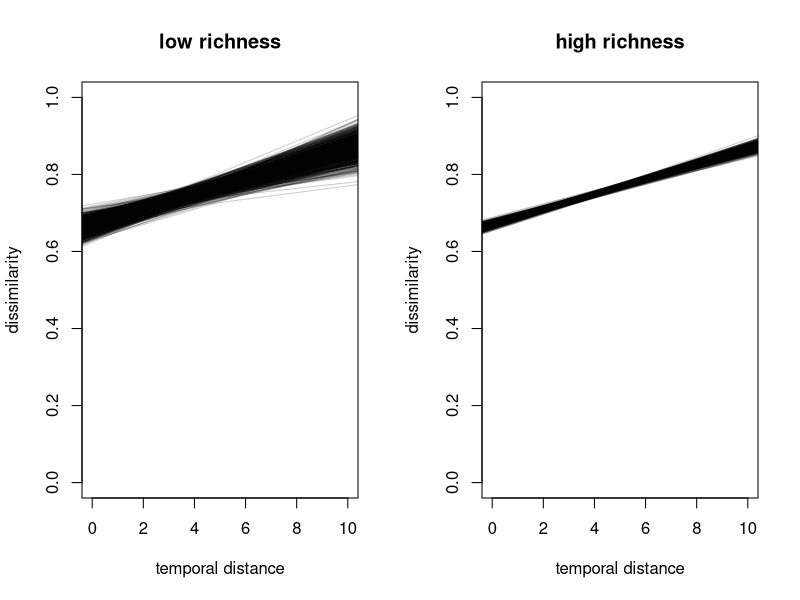
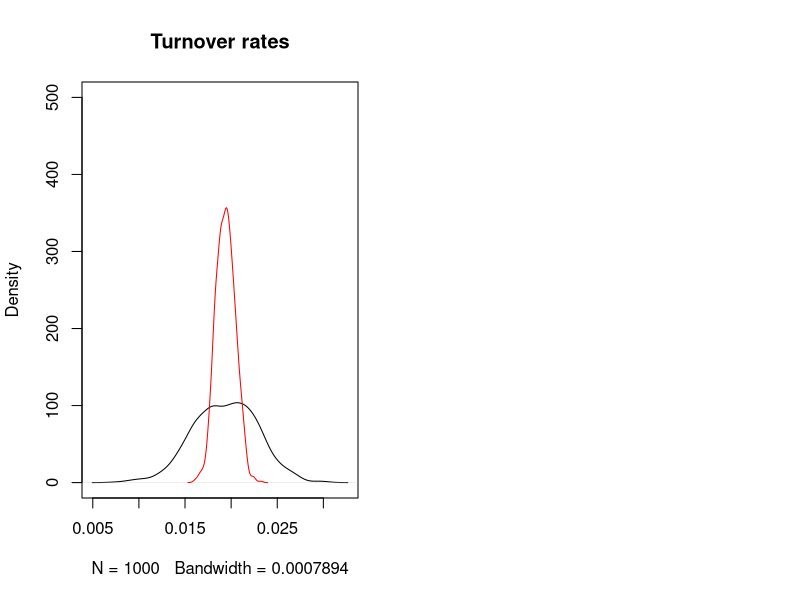

The R source for these figures, in order:
## ---- chunk 1
# set parameters for simulations
require(vegan)
require(reshape2)
require(data.table)
lown <- 100 # number of species in low richness treatment
highn <- 1000 # number of species in high richness treatment
ngen <- 10 # number of sampling periods
frac <- 0.05 # fraction of species added and removed each sampling period
prob <- 0.5 # probability of seeing a species that is present
reps <- 1000 # number of times to repeat the sampling
set.seed(1001)
## ---- chunk 2
# make the communities
low <- matrix(c(rep(1, lown), rep(0, 2*lown*ngen - lown)), nrow=2*lown, ncol = ngen) # rows are species. in first time step, half are present
high <- matrix(c(rep(1, highn), rep(0, 2*highn*ngen - highn)), nrow = 2*highn, ncol = ngen)
for(i in 2:10){
    low[,i] <- low[,i-1] * c(rep(0, (i-1)*frac*lown), rep(1, 2*lown - (i-1)*frac*lown)) + c(rep(0, lown + (i-2)*frac*lown), rep(1, frac*lown), rep(0, lown - (i-1)*frac*lown)) # remove frac existing species and add frac new species
    high[,i] <- high[,i-1] * c(rep(0, (i-1)*frac*highn), rep(1, 2*highn - (i-1)*frac*highn)) + c(rep(0, highn + (i-2)*frac*highn), rep(1, frac*highn), rep(0, highn - (i-1)*frac*highn))
}

# calculate dissimilarities
lowdist <- vegdist(t(low), method='jaccard', binary=TRUE) # vegan expects spp in columns
highdist <- vegdist(t(high), method='jaccard', binary=TRUE)

# examine distances
print('low species richness')
lowdist
print('high species richness')
highdist
## ---- chunk 3
for(i in 1:reps){
    if(i %% 50 == 0) cat(paste0('#', i, " "))
    # make the observed communities with only X% of species observed
    lowobs <- low * sample(c(rep(1, prob*2*lown*ngen), rep(0, (1-prob)*2*lown*ngen)), 2*lown*ngen, replace=FALSE) # turn X% of obs to absent, randomly
    highobs <- high * sample(c(rep(1, prob*2*highn*ngen), rep(0, (1-prob)*2*highn*ngen)), 2*highn*ngen, replace=FALSE)
    
    
    # calculate dissimilarities
    lowobsdist <- as.matrix(vegdist(t(lowobs), method='jaccard', binary=TRUE)) # vegan expects spp in columns
    highobsdist <- as.matrix(vegdist(t(highobs), method='jaccard', binary=TRUE))
    
    # examine distances (first example only)
    if(i == 1){
        print('low species richness with obs error')
        print(lowobsdist)
        print('high species richness')
        print(highobsdist)
    }
    
    # convert to long format (only one triangle)
    dimnames(lowobsdist) <- list(1:ngen, 1:ngen)
    lownms <- t(combn(colnames(lowobsdist), 2))
    thislowobslong <- data.frame(lownms, dist=lowobsdist[lownms])
    thislowobslong$rep <- i
    
    dimnames(highobsdist) <- list(1:ngen, 1:ngen)
    highnms <- t(combn(colnames(highobsdist), 2))
    thishighobslong <- data.frame(highnms, dist=highobsdist[highnms])
    thishighobslong$rep <- i
    
    if(i == 1){
        lowobslong <- thislowobslong
        highobslong <- thishighobslong
    } else {
        lowobslong <- rbind(lowobslong, thislowobslong)
        highobslong <- rbind(highobslong, thishighobslong)
    }
}

lowobslong$X1 <- as.numeric(lowobslong$X1)
lowobslong$X2 <- as.numeric(lowobslong$X2)

highobslong$X1 <- as.numeric(highobslong$X1)
highobslong$X2 <- as.numeric(highobslong$X2)

lowobslong <- data.table(lowobslong)
highobslong <- data.table(highobslong)
## ---- chunk 4
lowslopes <- lowobslong[, as.list(coef(lm(dist ~ I(X2-X1)))), by=rep]
highslopes <- highobslong[, as.list(coef(lm(dist ~ I(X2-X1)))), by=rep]
setnames(lowslopes, c('rep', 'int', 'slope'))
setnames(highslopes, c('rep', 'int', 'slope'))

print('low richness slopes')
lowslopes[, summary(slope)]

print('high richness slopes')
highslopes[, summary(slope)]
## ---- chunk 5
par(mfrow=c(1,2))
plot(c(0,10), c(0,1), col='white', xlab = 'temporal distance', ylab='dissimilarity', main = 'low richness')
lowslopes[, abline(a = int, b = slope, col = '#00000033'), by = rep]

plot(c(0,10), c(0,1), col='white', xlab = 'temporal distance', ylab='dissimilarity', main = 'high richness')
highslopes[, abline(a = int, b = slope, col = '#00000033'), by = rep]
## ---- chunk 6
lowslopes[, plot(density(slope), ylim =c(0,500), main = 'Turnover rates')]
highslopes[, lines(density(slope), col='red')]
